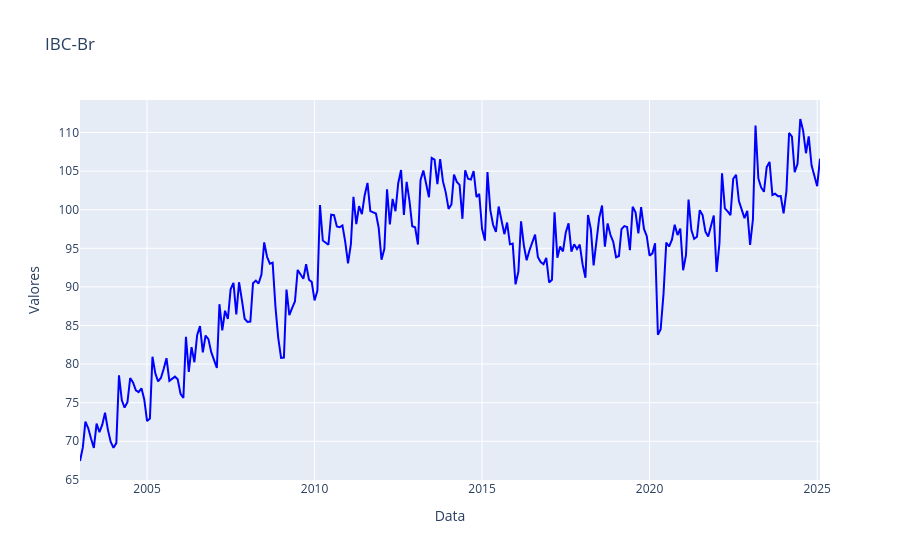
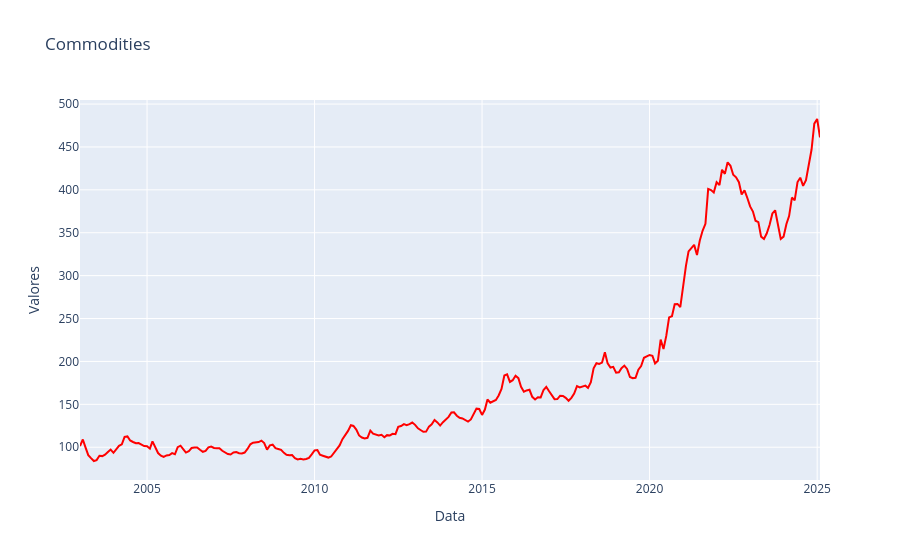
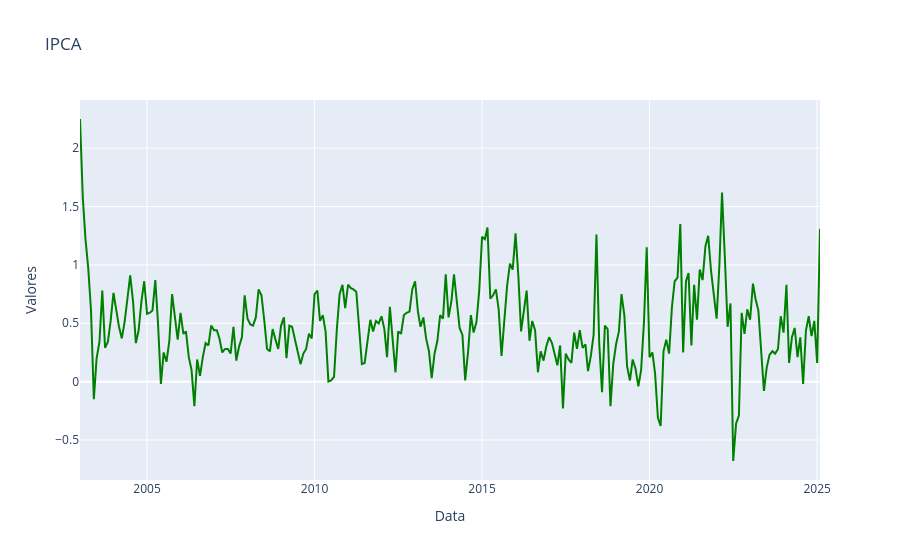
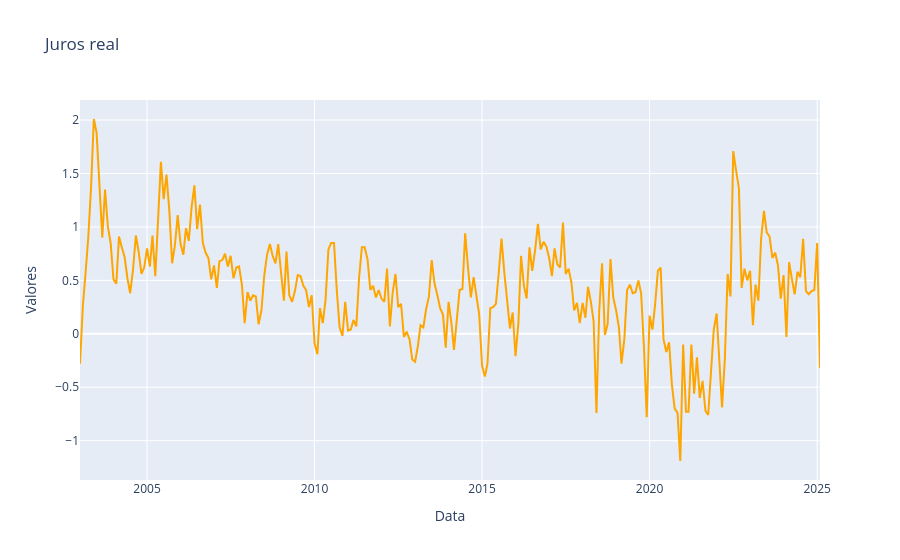

The notebook cell saved with these charts, in order:
### Code cell
import plotly.graph_objects as go

# df.index = df.index.to_timestamp()

# Função para criar o gráfico de cada variável
def create_plot(x, y, title, yaxis_title, color):
    fig = go.Figure()
    fig.add_trace(go.Scatter(x=x, y=y, mode='lines', name=title, line=dict(color=color)))
    fig.update_layout(
        title=title,
        xaxis_title='Data',
        yaxis_title=yaxis_title,
        hovermode='x unified'
    )
    fig.show()

# Criando os gráficos individuais
create_plot(df2.index, df2['IBCbr'], 'IBC-Br', 'Valores', 'blue')
create_plot(df2.index, df2['commodities'], 'Commodities', 'Valores', 'red')
create_plot(df2.index, df2['IPCA'], 'IPCA', 'Valores', 'green')
create_plot(df2.index, df2['juros_real'], 'Juros real', 'Valores', 'orange')
create_plot(df2.index, df2['Cambio'], 'Câmbio', 'Valores', 'purple')

### Figure 1 — Plotly figure (JSON) as saved in the notebook; plotly's stock layout.template omitted (floating-point values rounded to 4 significant figures; data arrays with more than 128 entries replaced by an {"elided": "..."} marker saying what was removed)
{"data": [{"line": {"color": "blue"}, "mode": "lines", "name": "IBC-Br", "type": "scatter", "x": {"elided": "266 str values"}, "y": {"elided": "266 float values"}}], "layout": {"autosize": true, "hovermode": "x unified", "title": {"text": "IBC-Br"}, "xaxis": {"autorange": true, "range": ["2003-01-01", "2025-02-01"], "title": {"text": "Data"}, "type": "date"}, "yaxis": {"autorange": true, "range": [64.98, 114.2], "title": {"text": "Valores"}, "type": "linear"}}}

### Figure 2 — Plotly figure (JSON) as saved in the notebook; plotly's stock layout.template omitted (floating-point values rounded to 4 significant figures; data arrays with more than 128 entries replaced by an {"elided": "..."} marker saying what was removed)
{"data": [{"line": {"color": "red"}, "mode": "lines", "name": "Commodities", "type": "scatter", "x": {"elided": "266 str values"}, "y": {"elided": "266 float values"}}], "layout": {"autosize": true, "hovermode": "x unified", "title": {"text": "Commodities"}, "xaxis": {"autorange": true, "range": ["2003-01-01", "2025-02-01"], "title": {"text": "Data"}, "type": "date"}, "yaxis": {"autorange": true, "range": [61.81, 504.7], "title": {"text": "Valores"}, "type": "linear"}}}

### Figure 3 — Plotly figure (JSON) as saved in the notebook; plotly's stock layout.template omitted (floating-point values rounded to 4 significant figures; data arrays with more than 128 entries replaced by an {"elided": "..."} marker saying what was removed)
{"data": [{"line": {"color": "green"}, "mode": "lines", "name": "IPCA", "type": "scatter", "x": {"elided": "266 str values"}, "y": {"elided": "266 float values"}}], "layout": {"autosize": true, "hovermode": "x unified", "title": {"text": "IPCA"}, "xaxis": {"autorange": true, "range": ["2003-01-01", "2025-02-01"], "title": {"text": "Data"}, "type": "date"}, "yaxis": {"autorange": true, "range": [-0.8428, 2.413], "title": {"text": "Valores"}, "type": "linear"}}}

### Figure 4 — Plotly figure (JSON) as saved in the notebook; plotly's stock layout.template omitted (floating-point values rounded to 4 significant figures; data arrays with more than 128 entries replaced by an {"elided": "..."} marker saying what was removed)
{"data": [{"line": {"color": "orange"}, "mode": "lines", "name": "Juros real", "type": "scatter", "x": {"elided": "266 str values"}, "y": {"elided": "266 float values"}}], "layout": {"autosize": true, "hovermode": "x unified", "title": {"text": "Juros real"}, "xaxis": {"autorange": true, "range": ["2003-01-01", "2025-02-01"], "title": {"text": "Data"}, "type": "date"}, "yaxis": {"autorange": true, "range": [-1.368, 2.188], "title": {"text": "Valores"}, "type": "linear"}}}
